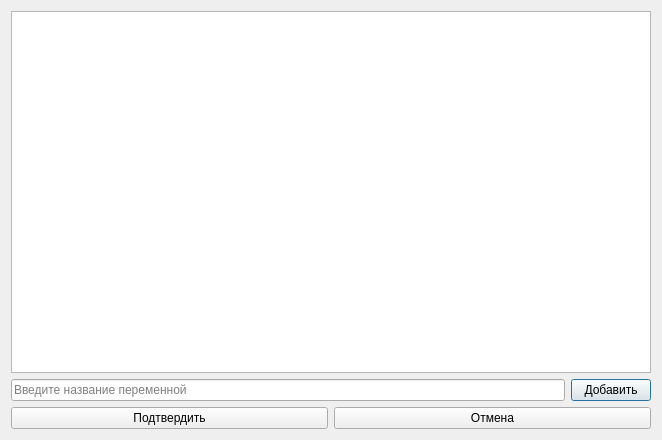
<?xml version="1.0" encoding="UTF-8"?>
<ui version="4.0">
 <class>Dialog</class>
 <widget class="QDialog" name="Dialog">
  <property name="geometry">
   <rect>
    <x>0</x>
    <y>0</y>
    <width>662</width>
    <height>440</height>
   </rect>
  </property>
  <property name="windowTitle">
   <string>Ручное добавление переменных</string>
  </property>
  <layout class="QVBoxLayout" name="verticalLayout_2">
   <item>
    <layout class="QVBoxLayout" name="verticalLayout">
     <item>
      <widget class="QListWidget" name="listWidget"/>
     </item>
     <item>
      <layout class="QHBoxLayout" name="horizontalLayout_2">
       <item>
        <widget class="QLineEdit" name="lineEdit">
         <property name="placeholderText">
          <string>Введите название переменной</string>
         </property>
        </widget>
       </item>
       <item>
        <widget class="QPushButton" name="pushButton_3">
         <property name="text">
          <string>Добавить</string>
         </property>
        </widget>
       </item>
      </layout>
     </item>
     <item>
      <layout class="QHBoxLayout" name="horizontalLayout">
       <item>
        <widget class="QPushButton" name="pushButton">
         <property name="text">
          <string>Подтвердить</string>
         </property>
        </widget>
       </item>
       <item>
        <widget class="QPushButton" name="pushButton_2">
         <property name="text">
          <string>Отмена</string>
         </property>
        </widget>
       </item>
      </layout>
     </item>
    </layout>
   </item>
  </layout>
 </widget>
 <resources/>
 <connections/>
</ui>
